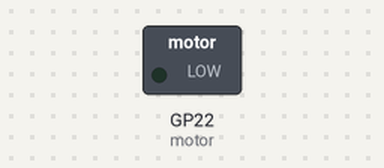
This program was run on a simulated Raspberry Pi Pico running MicroPython. Shown: switched loads named in the program (green lamp = pin HIGH).

Above: at 2.0 s.
At 5.0 s:
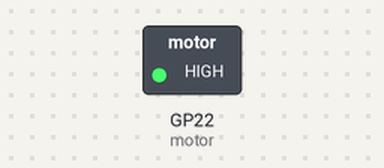
Timing chart, 0 to 7.8 s (numbered marks = the images above):
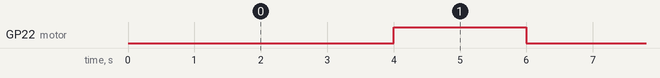

Measured:
- by itself, GP22 (motor): alternates HIGH for 2.0 s and LOW for 4.0 s

The program:

Project_17.2__Small_Fan.py
```python
from machine import Pin
import time

motor = Pin(22, Pin.OUT)   # create S8550 object from Pin 22, Set Pin 22 to output

try:
    while True:
        motor.value(0)    # Set motor turn on
        time.sleep(4) # Sleep 4s
        motor.value(1)    # Set motoe turn off
        time.sleep(2) # Sleep 2s
except:
    pass
```
